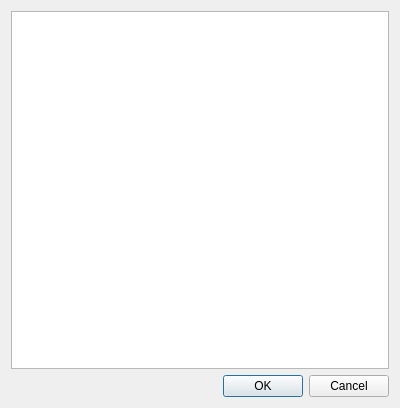
<?xml version="1.0" encoding="UTF-8"?>
<ui version="4.0">
 <class>Dialog</class>
 <widget class="QDialog" name="Dialog">
  <property name="geometry">
   <rect>
    <x>0</x>
    <y>0</y>
    <width>400</width>
    <height>408</height>
   </rect>
  </property>
  <property name="windowTitle">
   <string>Case Management</string>
  </property>
  <layout class="QGridLayout" name="gridLayout">
   <item row="0" column="0">
    <widget class="QTableView" name="casePropertyTableView"/>
   </item>
   <item row="1" column="0">
    <widget class="QDialogButtonBox" name="buttonBox">
     <property name="orientation">
      <enum>Qt::Horizontal</enum>
     </property>
     <property name="standardButtons">
      <set>QDialogButtonBox::Cancel|QDialogButtonBox::Ok</set>
     </property>
    </widget>
   </item>
  </layout>
 </widget>
 <resources/>
 <connections>
  <connection>
   <sender>buttonBox</sender>
   <signal>accepted()</signal>
   <receiver>Dialog</receiver>
   <slot>accept()</slot>
   <hints>
    <hint type="sourcelabel">
     <x>248</x>
     <y>254</y>
    </hint>
    <hint type="destinationlabel">
     <x>157</x>
     <y>274</y>
    </hint>
   </hints>
  </connection>
  <connection>
   <sender>buttonBox</sender>
   <signal>rejected()</signal>
   <receiver>Dialog</receiver>
   <slot>reject()</slot>
   <hints>
    <hint type="sourcelabel">
     <x>316</x>
     <y>260</y>
    </hint>
    <hint type="destinationlabel">
     <x>286</x>
     <y>274</y>
    </hint>
   </hints>
  </connection>
 </connections>
</ui>
